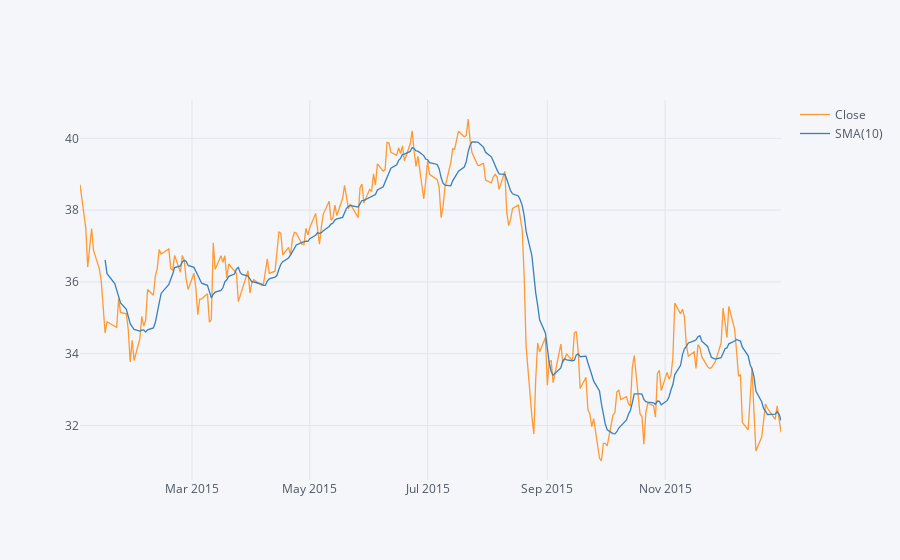

The notebook cell this image was saved under:
### Markdown cell above
** Use .ta_plot(study='sma') to create a Simple Moving Averages plot of Morgan Stanley for the year 2015.**

### Code cell
df['MS'][dt(2015, 1, 1):dt(2015, 12, 31)]['Close'].ta_plot(study='sma', period=[10])

### Figure 1 — Plotly figure (JSON) as saved in the notebook; plotly's stock layout.template omitted (floating-point values rounded to 4 significant figures; data arrays with more than 128 entries replaced by an {"elided": "..."} marker saying what was removed)
{"data": [{"line": {"color": "rgba(255, 153, 51, 1.0)", "dash": "solid", "shape": "linear", "width": 1.3}, "mode": "lines", "name": "Close", "text": "", "type": "scatter", "x": {"elided": "252 str values"}, "y": {"elided": "252 float values"}}, {"line": {"color": "rgba(55, 128, 191, 1.0)", "dash": "solid", "shape": "linear", "width": 1.3}, "mode": "lines", "name": "SMA(10)", "text": "", "type": "scatter", "x": {"elided": "252 str values"}, "y": {"elided": "252 mixed values"}}], "layout": {"legend": {"bgcolor": "#F5F6F9", "font": {"color": "#4D5663"}}, "paper_bgcolor": "#F5F6F9", "plot_bgcolor": "#F5F6F9", "title": {"font": {"color": "#4D5663"}}, "xaxis": {"gridcolor": "#E1E5ED", "showgrid": true, "tickfont": {"color": "#4D5663"}, "title": {"font": {"color": "#4D5663"}, "text": ""}, "zerolinecolor": "#E1E5ED"}, "yaxis": {"gridcolor": "#E1E5ED", "showgrid": true, "tickfont": {"color": "#4D5663"}, "title": {"font": {"color": "#4D5663"}, "text": ""}, "zerolinecolor": "#E1E5ED"}}}
